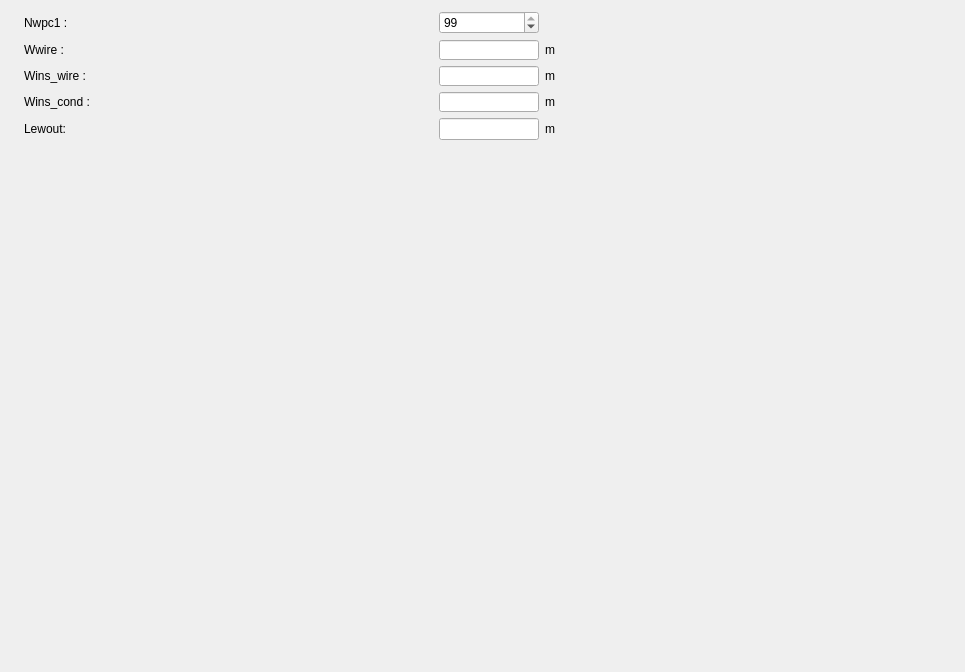
<?xml version="1.0" encoding="UTF-8"?>
<ui version="4.0">
 <class>PCondType12</class>
 <widget class="QWidget" name="PCondType12">
  <property name="geometry">
   <rect>
    <x>0</x>
    <y>0</y>
    <width>965</width>
    <height>672</height>
   </rect>
  </property>
  <property name="windowTitle">
   <string>Form</string>
  </property>
  <layout class="QHBoxLayout" name="horizontalLayout">
   <item>
    <widget class="QLabel" name="img_cond">
     <property name="minimumSize">
      <size>
       <width>0</width>
       <height>0</height>
      </size>
     </property>
     <property name="maximumSize">
      <size>
       <width>16777215</width>
       <height>16777215</height>
      </size>
     </property>
     <property name="text">
      <string/>
     </property>
     <property name="pixmap">
      <pixmap resource="../../../../Resources/pyleecan.qrc">:/images/images/MachineSetup/WindParam/Cond_1_2.PNG</pixmap>
     </property>
     <property name="scaledContents">
      <bool>true</bool>
     </property>
    </widget>
   </item>
   <item>
    <layout class="QVBoxLayout" name="verticalLayout">
     <item>
      <layout class="QGridLayout" name="gridLayout">
       <item row="0" column="0">
        <widget class="QLabel" name="in_Nwpc1">
         <property name="minimumSize">
          <size>
           <width>60</width>
           <height>0</height>
          </size>
         </property>
         <property name="text">
          <string>Nwpc1 :</string>
         </property>
        </widget>
       </item>
       <item row="0" column="1">
        <widget class="QSpinBox" name="si_Nwpc1">
         <property name="minimumSize">
          <size>
           <width>70</width>
           <height>0</height>
          </size>
         </property>
         <property name="value">
          <number>99</number>
         </property>
        </widget>
       </item>
       <item row="1" column="0">
        <widget class="QLabel" name="in_Wwire">
         <property name="minimumSize">
          <size>
           <width>40</width>
           <height>0</height>
          </size>
         </property>
         <property name="text">
          <string>Wwire :</string>
         </property>
        </widget>
       </item>
       <item row="1" column="1">
        <widget class="FloatEdit" name="lf_Wwire">
         <property name="minimumSize">
          <size>
           <width>50</width>
           <height>0</height>
          </size>
         </property>
         <property name="maximumSize">
          <size>
           <width>100</width>
           <height>20</height>
          </size>
         </property>
        </widget>
       </item>
       <item row="1" column="2">
        <widget class="QLabel" name="unit_Wwire">
         <property name="minimumSize">
          <size>
           <width>0</width>
           <height>0</height>
          </size>
         </property>
         <property name="text">
          <string>m</string>
         </property>
        </widget>
       </item>
       <item row="2" column="0">
        <widget class="QLabel" name="in_Wins_wire">
         <property name="minimumSize">
          <size>
           <width>40</width>
           <height>0</height>
          </size>
         </property>
         <property name="text">
          <string>Wins_wire :</string>
         </property>
        </widget>
       </item>
       <item row="2" column="1">
        <widget class="FloatEdit" name="lf_Wins_wire">
         <property name="minimumSize">
          <size>
           <width>50</width>
           <height>0</height>
          </size>
         </property>
         <property name="maximumSize">
          <size>
           <width>100</width>
           <height>20</height>
          </size>
         </property>
        </widget>
       </item>
       <item row="2" column="2">
        <widget class="QLabel" name="unit_Wins_wire">
         <property name="minimumSize">
          <size>
           <width>0</width>
           <height>0</height>
          </size>
         </property>
         <property name="text">
          <string>m</string>
         </property>
        </widget>
       </item>
       <item row="3" column="0">
        <widget class="QLabel" name="in_Wins_cond">
         <property name="text">
          <string>Wins_cond :</string>
         </property>
        </widget>
       </item>
       <item row="3" column="1">
        <widget class="FloatEdit" name="lf_Wins_cond">
         <property name="minimumSize">
          <size>
           <width>50</width>
           <height>0</height>
          </size>
         </property>
         <property name="maximumSize">
          <size>
           <width>100</width>
           <height>20</height>
          </size>
         </property>
        </widget>
       </item>
       <item row="3" column="2">
        <widget class="QLabel" name="unit_Wins_cond">
         <property name="text">
          <string>m</string>
         </property>
        </widget>
       </item>
       <item row="4" column="0">
        <widget class="QLabel" name="in_Lewout">
         <property name="minimumSize">
          <size>
           <width>40</width>
           <height>0</height>
          </size>
         </property>
         <property name="toolTip">
          <string>End-winding length on one side for a half-turn</string>
         </property>
         <property name="whatsThis">
          <string>End-winding length on one side for a half-turn</string>
         </property>
         <property name="text">
          <string>Lewout:</string>
         </property>
        </widget>
       </item>
       <item row="4" column="1">
        <widget class="FloatEdit" name="lf_Lewout">
         <property name="minimumSize">
          <size>
           <width>50</width>
           <height>0</height>
          </size>
         </property>
         <property name="maximumSize">
          <size>
           <width>100</width>
           <height>100</height>
          </size>
         </property>
         <property name="toolTip">
          <string>End-winding length on one side for a half-turn</string>
         </property>
         <property name="whatsThis">
          <string>End-winding length on one side for a half-turn</string>
         </property>
        </widget>
       </item>
       <item row="4" column="2">
        <widget class="QLabel" name="unit_Lewout">
         <property name="minimumSize">
          <size>
           <width>0</width>
           <height>0</height>
          </size>
         </property>
         <property name="toolTip">
          <string>End-winding length on one side for a half-turn</string>
         </property>
         <property name="whatsThis">
          <string>End-winding length on one side for a half-turn</string>
         </property>
         <property name="text">
          <string>m</string>
         </property>
        </widget>
       </item>
      </layout>
     </item>
     <item>
      <widget class="WCondOut" name="w_out" native="true"/>
     </item>
     <item>
      <spacer name="verticalSpacer">
       <property name="orientation">
        <enum>Qt::Vertical</enum>
       </property>
       <property name="sizeHint" stdset="0">
        <size>
         <width>20</width>
         <height>40</height>
        </size>
       </property>
      </spacer>
     </item>
    </layout>
   </item>
  </layout>
 </widget>
 <customwidgets>
  <customwidget>
   <class>FloatEdit</class>
   <extends>QLineEdit</extends>
   <header>......GUI/Tools/FloatEdit.h</header>
  </customwidget>
  <customwidget>
   <class>WCondOut</class>
   <extends>QWidget</extends>
   <header>......GUI.Dialog.DMachineSetup.SWindCond.WCondOut.WCondOut.h</header>
   <container>1</container>
  </customwidget>
 </customwidgets>
 <tabstops>
  <tabstop>si_Nwpc1</tabstop>
  <tabstop>lf_Wwire</tabstop>
  <tabstop>lf_Wins_wire</tabstop>
 </tabstops>
 <resources>
  <include location="../../../../Resources/pyleecan.qrc"/>
  <include location="../../../../Resources/pyleecan.qrc"/>
  <include location="../../../../Resources/pyleecan.qrc"/>
 </resources>
 <connections/>
</ui>
